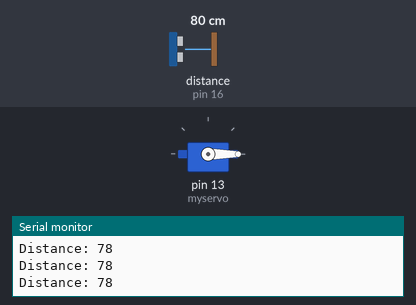
Bench run of a sketch on a simulated Arduino Uno, built with avr-gcc and run on an emulated ATmega328P. On the bench: servo, the last lines printed to the serial monitor. Wiring (inferred from the names in the program): ultrasonic range finder: trigger pin 2; echo pin 16. The test bench sets the inputs (shaded band); at power-on: distance to the obstacle (sensor on pin 16) 80 cm. The echo pulse lasts 58.3 µs per cm.

Above: at 1.2 s.
1.3 s: distance to the obstacle (sensor on pin 16) set to 12 cm
2.8 s: distance to the obstacle (sensor on pin 16) set to 9 cm
At 3.28 s:
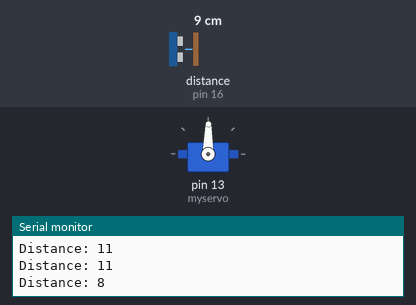
At 4.9 s:
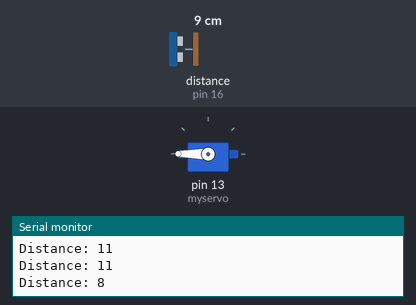
Timing chart, 0 to 11.2 s (numbered marks = the images above; inputs shaded):
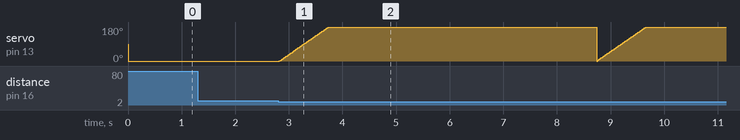

The sketch:

smart_dustbin.ino
```cpp
#include <Servo.h>

Servo myservo;  // create servo object to control a servo

// defines pins numbers
// digital pin D4 and D0 are connected to trigger and echo pin respectively :
const int trigPin = 2;
const int echoPin = 16;

// defines variables
long duration=0;
int distance=0;
int limit = 10;
void setup() {
  // put your setup code here, to run once:
  Serial.begin(9600);

  pinMode(trigPin, OUTPUT); // Sets the trigPin as an Output
  pinMode(echoPin, INPUT); // Sets the echoPin as an Input
  myservo.attach(13);  // attaches the servo on GIO2 to the servo object
}

void loop() {
  // put your main code here, to run repeatedly:
  int measureDistance = distanceSensor();
  if(measureDistance < limit){
    for(int i=0; i<=180; i++){
      myservo.write(i);
      delay(5);
    }
    delay(5000);
  }
  else{
    myservo.write(0);
  }
}
int distanceSensor(){
    digitalWrite(trigPin, LOW);
    delayMicroseconds(2);
    // Sets the trigPin on HIGH state for 10 micro seconds
    digitalWrite(trigPin, HIGH);
    delayMicroseconds(10);
    digitalWrite(trigPin, LOW);
    // Reads the echoPin, returns the sound wave travel time in microseconds
    duration = pulseIn(echoPin, HIGH);
    // Calculating the distance
    distance= duration*0.034/2;
    // Prints the distance on the Serial Monitor
    Serial.print("Distance: ");
    Serial.println(distance);
    return distance;
}
```

Measured:
- the behaviour switches between 11 and 10 cm on distance to the obstacle (sensor on pin 16) (found by bisection; images 0 and 1)
